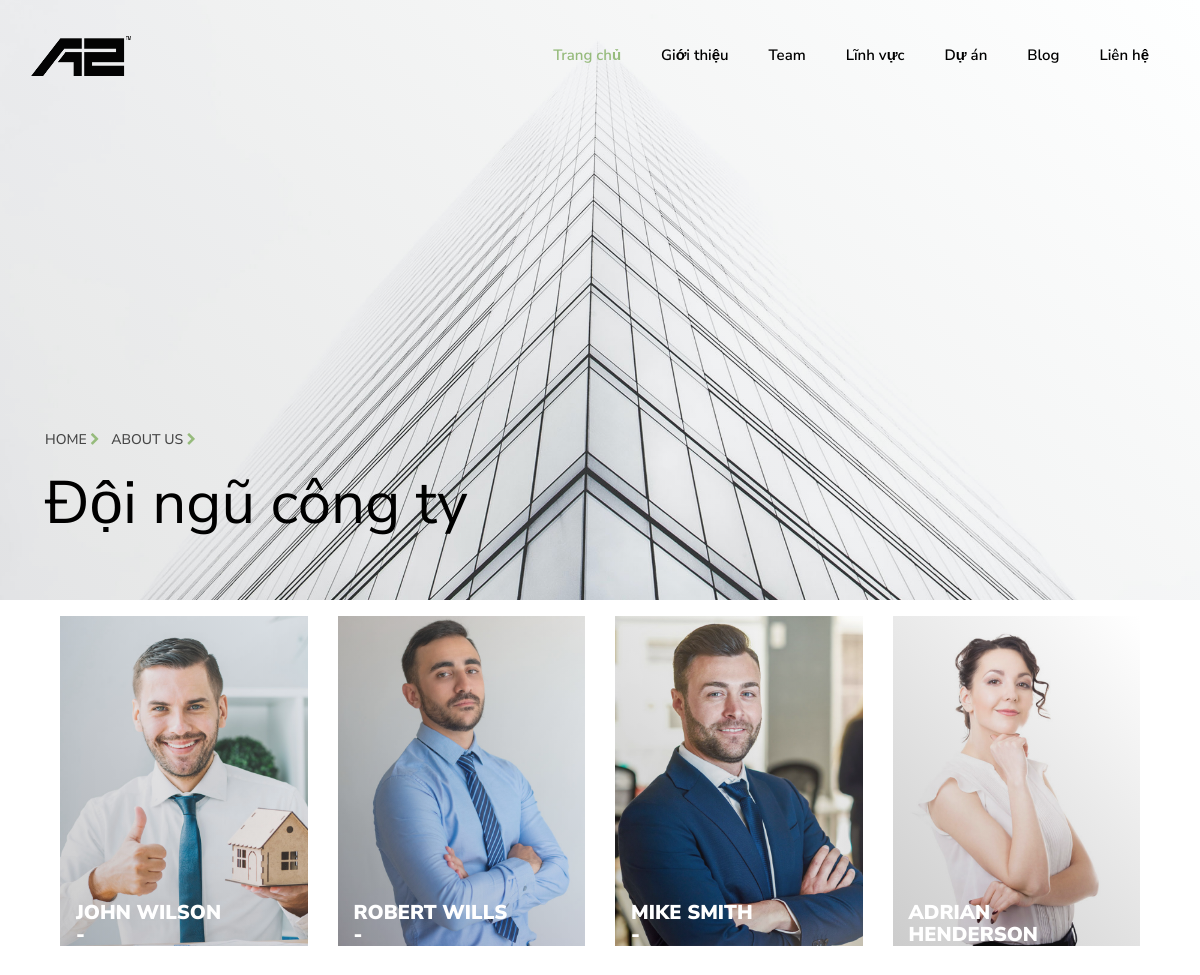
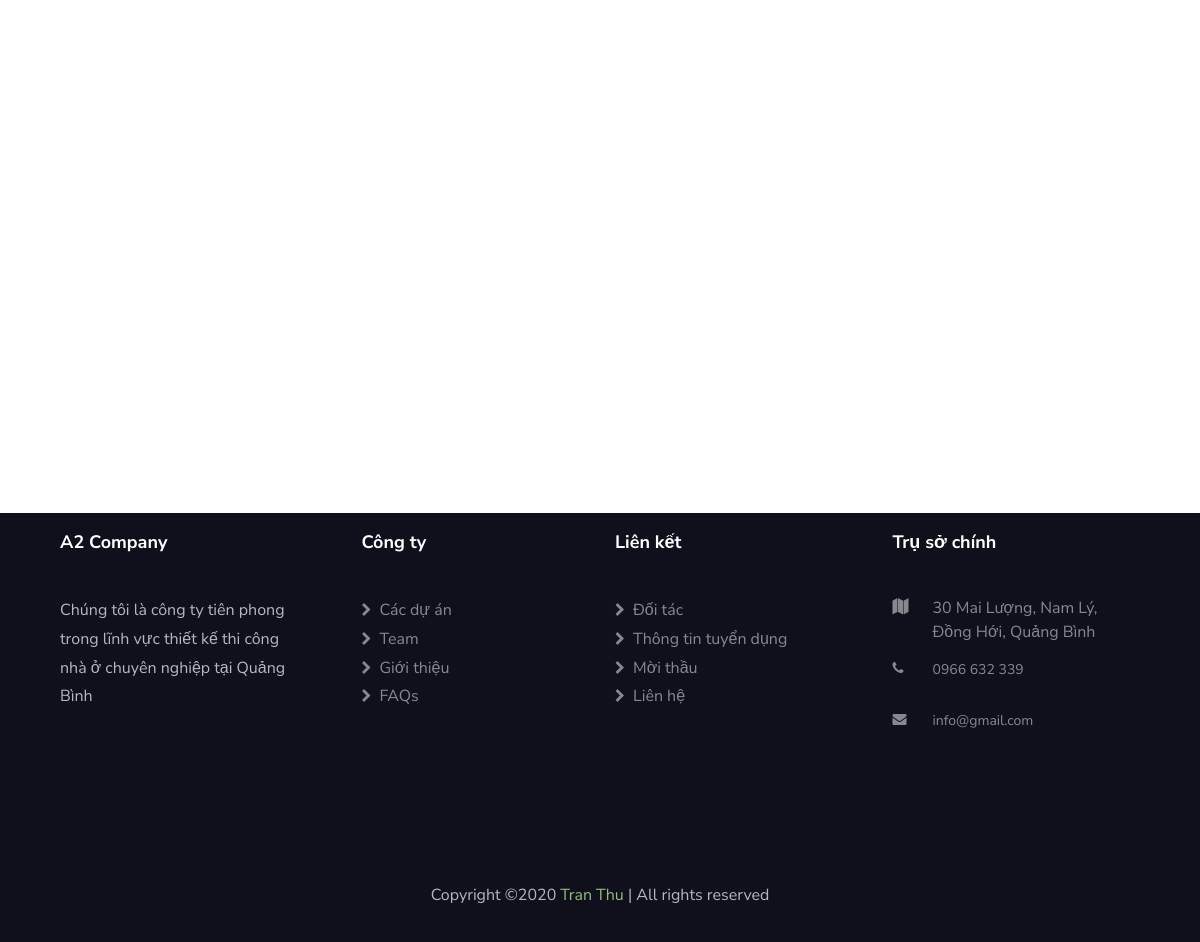
Page /team/ on the committed database (2 pictures, top to bottom).
### introCom/models.py (models this page shows, shortened)
class Team(models.Model):
    STATUS = (
        ('Kiến trúc sư', 'Kiến trúc sư'),
        ('Thiết kế nội thất', 'Thiết kế nội thất'),
        ('Giám sát xây dựng','Giám sát xây dựng'),
        ('Kế toán','Kế toán')
    )
    name = models.CharField(max_length=255)
    position = models.CharField(max_length=200, null=True, choices=STATUS)
    avatar = models.ImageField(null=True, blank=True, upload_to="images", default="/images/placeholder.png")

### introCom/views.py (the view)
# urls.py: path('team/',views.team, name='team'),
def team(request):
    teams = Team.objects.all()
    context = {'teams':teams}
    return render(request, 'introCom/team.html', context)

### introCom/templates/introCom/team.html (shortened to what this page needs)
{% extends 'introCom/main.html' %}
{% block content %}
<section class="hero-wrap hero-wrap-2" style="background-image: url('/static/introCom/images/bg_2.jpg');" data-stellar-background-ratio="0.5">
  <div class="overlay"></div>
  <div class="container">
    <div class="row no-gutters slider-text js-fullheight align-items-end">
      <div class="col-md-9 ftco-animate pb-5">
        <p class="breadcrumbs"><span class="mr-2"><a href="{% url 'home' %}">Home <i class="fa fa-chevron-right"></i></a></span> <span>About us <i class="fa fa-chevron-right"></i></span></p>
        <h1 class="mb-3 bread">Đội ngũ công ty</h1>
      </div>
    </div>
  </div>
</section>
<section class="ftco-section">
	<div class="container">
		<div class="row">
			{% for team in teams %}
			<div class="col-sm-6 col-md-6 col-lg-3 ftco-animate">
				<div class="staff">
					<div class="img-wrap d-flex align-items-stretch justify-content-end">
						<div class="img align-self-stretch" style="background-image: url(/{{team.avatar}});"></div>
					</div>
					<div class="text d-flex align-items-center pt-3">
						<div>
							<h3 class="mb-2">{{team.name}}<br>-</h3>
							<ul class="ftco-social">
							</ul>
						</div>
					</div>
				</div>
			</div>
			{% endfor %}
		</div>
	</div>
</section>
{% endblock %}

### introCom/templates/introCom/main.html (shortened to what this page needs)
{% load static %}
<!DOCTYPE html>
<html lang="en">
    <head>
        <link rel="stylesheet" href="https://stackpath.bootstrapcdn.com/font-awesome/4.7.0/css/font-awesome.min.css">
        <link rel="stylesheet" href="{% static 'introCom/css/animate.css' %}" type="text/css">
        <link rel="stylesheet" href="{% static 'introCom/css/owl.carousel.min.css' %}" type="text/css">
        <link rel="stylesheet" href="{% static 'introCom/css/owl.theme.default.min.css' %}" type="text/css">
        <link rel="stylesheet" href="{% static 'introCom/css/magnific-popup.css' %}" type="text/css">
        <link rel="stylesheet" href="{% static 'introCom/css/flaticon.css' %}" type="text/css">
        <link rel="stylesheet" href="{% static 'introCom/css/style.css' %}" type="text/css">
    </head>
    <body>
        {% include 'introCom/nav.html' %}
        {% block content %}
        {% endblock %}
        {% include 'introCom/footer.html' %}
    </body>
</html>

### introCom/templates/introCom/nav.html (shortened to what this page needs)
{% load static %}
<nav class="navbar navbar-expand-lg navbar-dark ftco_navbar bg-dark ftco-navbar-light" id="ftco-navbar">
    <div class="container-fluid">
      <a href="{% url 'home' %}" title="" rel="home">
        <img src="{% static 'introCom/images/a2.png' %}" class="navbar-brand" alt="Công ty TNHH Kiến trúc xây dựng A2" width="100" height="50"></a>
      <div class="collapse navbar-collapse" id="ftco-nav">
        <ul class="navbar-nav ml-auto">
          <li class="nav-item active"><a href="{% url 'home' %}" class="nav-link">Trang chủ</a></li>
          <li class="nav-item"><a href="{% url 'about' %}" class="nav-link">Giới thiệu</a></li>
          <li class="nav-item"><a href="{% url 'team' %}" class="nav-link">Team</a></li>
          <li class="nav-item"><a href="{% url 'field' %}" class="nav-link">Lĩnh vực</a></li>
          <li class="nav-item"><a href="{% url 'project' %}" class="nav-link">Dự án</a></li>
          <li class="nav-item"><a href="" class="nav-link">Blog</a></li>
          <li class="nav-item"><a href="{% url 'contact' %}" class="nav-link">Liên hệ</a></li>
        </ul>
      </div>
    </div>
  </nav>

### introCom/templates/introCom/footer.html (shortened to what this page needs)
<footer class="ftco-footer ftco-section">
    <div class="container">
      <div class="row mb-5">
        <div class="col-md">
          <div class="ftco-footer-widget mb-4">
            <h2 class="ftco-heading-2">A2 Company</h2>
            <p>Chúng tôi là công ty tiên phong trong lĩnh vực thiết kế thi công nhà ở chuyên nghiệp tại Quảng Bình</p>
            <ul class="ftco-footer-social list-unstyled mt-5">
            </ul>
          </div>
        </div>
        <div class="col-md">
          <div class="ftco-footer-widget mb-4 ml-md-4">
            <h2 class="ftco-heading-2">Công ty</h2>
            <ul class="list-unstyled">
              <li><a href="{% url 'project' %}"><span class="fa fa-chevron-right mr-2"></span>Các dự án</a></li>
              <li><a href="{% url 'team' %}"><span class="fa fa-chevron-right mr-2"></span>Team</a></li>
              <li><a href="{% url 'about' %}"><span class="fa fa-chevron-right mr-2"></span>Giới thiệu</a></li>
              <li><a href="#"><span class="fa fa-chevron-right mr-2"></span>FAQs</a></li>
            </ul>
          </div>
        </div>
        <div class="col-md">
           <div class="ftco-footer-widget mb-4">
            <h2 class="ftco-heading-2">Liên kết</h2>
            <ul class="list-unstyled">
              <li><a href="#"><span class="fa fa-chevron-right mr-2"></span>Đối tác</a></li>
              <li><a href="#"><span class="fa fa-chevron-right mr-2"></span>Thông tin tuyển dụng</a></li>
              <li><a href="#"><span class="fa fa-chevron-right mr-2"></span>Mời thầu</a></li>
              <li><a href="{% url 'contact' %}"><span class="fa fa-chevron-right mr-2"></span>Liên hệ</a></li>
            </ul>
          </div>
        </div>
        <div class="col-md">
          <div class="ftco-footer-widget mb-4">
              <h2 class="ftco-heading-2">Trụ sở chính</h2>
              <div class="block-23 mb-3">
                <ul>
                  <li><span class="icon fa fa-map"></span><span class="text">30 Mai Lượng, Nam Lý, Đồng Hới, Quảng Bình</span></li>
                  <li><a href="#"><span class="icon fa fa-phone"></span><span class="text">0966 632 339</span></a></li>
                  <li><a href="#"><span class="icon fa fa-envelope pr-4"></span><span class="text">info@gmail.com</span></a></li>
                </ul>
              </div>
          </div>
        </div>
      </div>
      <div class="row">
        <div class="col-md-12 text-center">
          <p>
Copyright &copy;<script>document.write(new Date().getFullYear());</script> <a href="https://facebook.com/ak2970">Tran Thu</a> | All rights reserved
</p>
        </div>
      </div>
    </div>
  </footer>

### rows in the picture
Team: avatar (picture), name "JOHN WILSON"
Team: avatar (picture), name "ROBERT WILLS"
Team: avatar (picture), name "MIKE SMITH"
Team: avatar (picture), name "ADRIAN HENDERSON"
